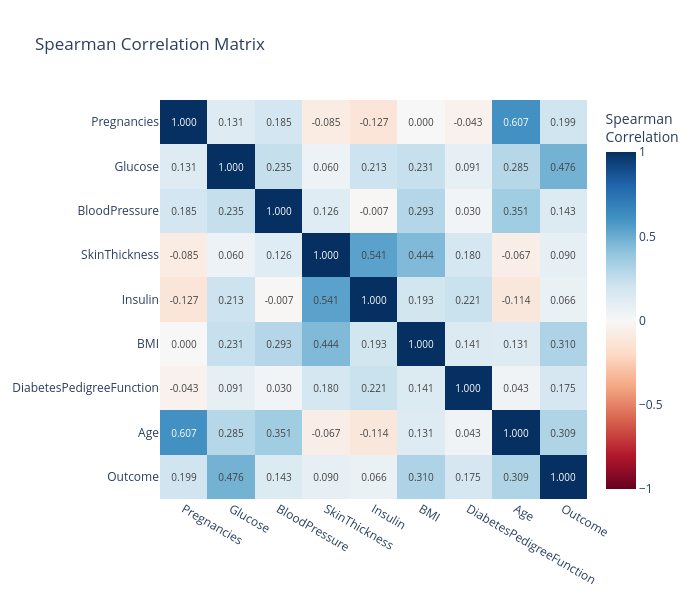

Notebook source saved alongside this figure:
### Code cell
# method='spearman' - rank-based correlation
ps.corr_heatmap(df_diabetes, method='spearman')

### Figure 1 — Plotly figure (JSON) as saved in the notebook; plotly's stock layout.template omitted (floating-point values rounded to 4 significant figures)
{"data": [{"colorbar": {"title": {"text": "Spearman<br>Correlation"}}, "colorscale": [[0, "rgb(103,0,31)"], [0.1, "rgb(178,24,43)"], [0.2, "rgb(214,96,77)"], [0.3, "rgb(244,165,130)"], [0.4, "rgb(253,219,199)"], [0.5, "rgb(247,247,247)"], [0.6, "rgb(209,229,240)"], [0.7, "rgb(146,197,222)"], [0.8, "rgb(67,147,195)"], [0.9, "rgb(33,102,172)"], [1, "rgb(5,48,97)"]], "hovertemplate": "<b>%{y}</b> vs <b>%{x}</b><br>Spearman Correlation: %{z:.3f}<extra></extra>", "text": [["1.000", "0.131", "0.185", "-0.085", "-0.127", "0.000", "-0.043", "0.607", "0.199"], ["0.131", "1.000", "0.235", "0.060", "0.213", "0.231", "0.091", "0.285", "0.476"], ["0.185", "0.235", "1.000", "0.126", "-0.007", "0.293", "0.030", "0.351", "0.143"], ["-0.085", "0.060", "0.126", "1.000", "0.541", "0.444", "0.180", "-0.067", "0.090"], ["-0.127", "0.213", "-0.007", "0.541", "1.000", "0.193", "0.221", "-0.114", "0.066"], ["0.000", "0.231", "0.293", "0.444", "0.193", "1.000", "0.141", "0.131", "0.310"], ["-0.043", "0.091", "0.030", "0.180", "0.221", "0.141", "1.000", "0.043", "0.175"], ["0.607", "0.285", "0.351", "-0.067", "-0.114", "0.131", "0.043", "1.000", "0.309"], ["0.199", "0.476", "0.143", "0.090", "0.066", "0.310", "0.175", "0.309", "1.000"]], "textfont": {"size": 10}, "texttemplate": "%{text}", "type": "heatmap", "x": ["Pregnancies", "Glucose", "BloodPressure", "SkinThickness", "Insulin", "BMI", "DiabetesPedigreeFunction", "Age", "Outcome"], "y": ["Pregnancies", "Glucose", "BloodPressure", "SkinThickness", "Insulin", "BMI", "DiabetesPedigreeFunction", "Age", "Outcome"], "z": [[1.0, 0.1307, 0.1851, -0.08522, -0.1267, 0.0001321, -0.04324, 0.6072, 0.1987], [0.1307, 1, 0.2352, 0.06002, 0.2132, 0.2311, 0.09129, 0.285, 0.4758], [0.1851, 0.2352, 1, 0.1265, -0.006771, 0.2929, 0.03005, 0.3509, 0.1429], [-0.08522, 0.06002, 0.1265, 1, 0.541, 0.4436, 0.1804, -0.06679, 0.08973], [-0.1267, 0.2132, -0.006771, 0.541, 1.0, 0.1927, 0.2212, -0.1142, 0.06647], [0.0001321, 0.2311, 0.2929, 0.4436, 0.1927, 1.0, 0.1412, 0.1312, 0.3097], [-0.04324, 0.09129, 0.03005, 0.1804, 0.2212, 0.1412, 1, 0.04291, 0.1754], [0.6072, 0.285, 0.3509, -0.06679, -0.1142, 0.1312, 0.04291, 1, 0.309], [0.1987, 0.4758, 0.1429, 0.08973, 0.06647, 0.3097, 0.1754, 0.309, 1]], "zmax": 1, "zmid": 0, "zmin": -1}], "layout": {"height": 600, "title": {"text": "Spearman Correlation Matrix"}, "width": 700, "xaxis": {"side": "bottom"}, "yaxis": {"autorange": "reversed"}}}
